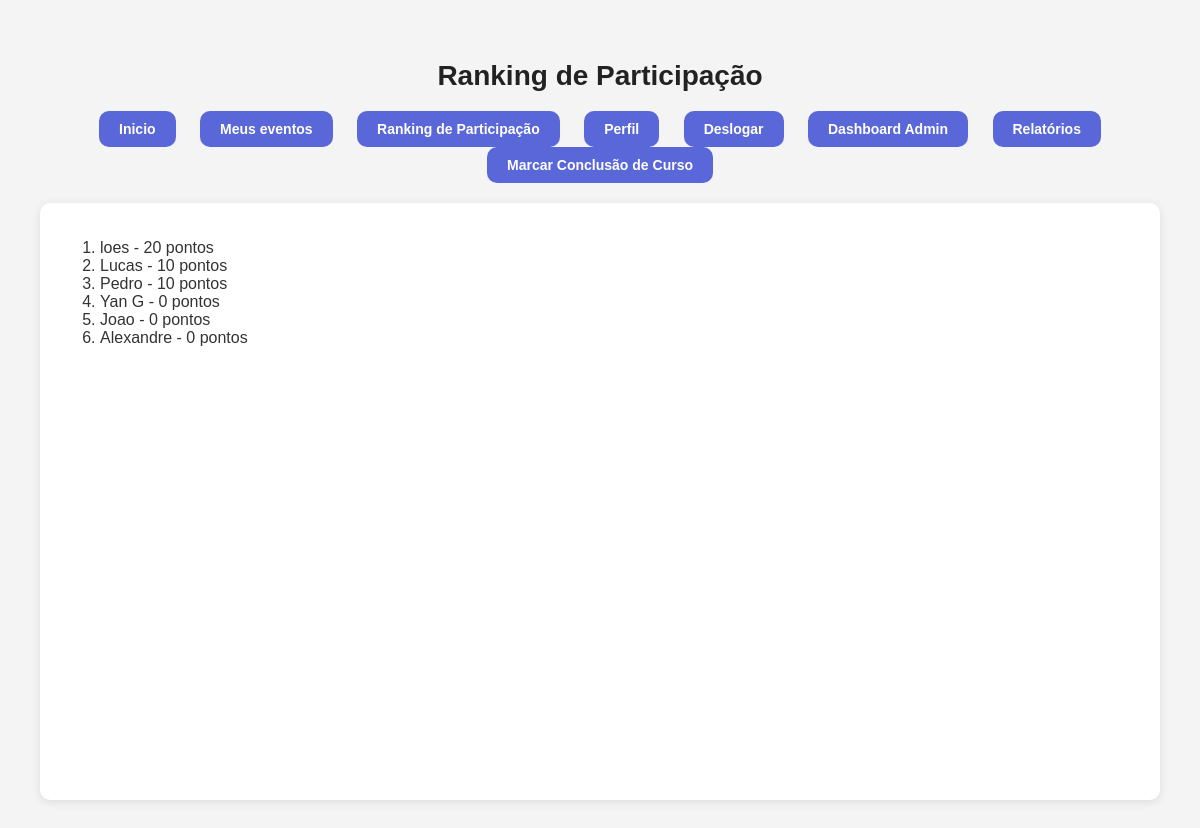
/Pages/ranking.php (signed in), run on the app's committed database.
### tables this page shows
CREATE TABLE `usuarios` (
  `id` int(100) NOT NULL,
  `nome` varchar(100) NOT NULL,
  `email` varchar(70) NOT NULL,
  `senha` varchar(255) NOT NULL,
  `matricula` varchar(10) NOT NULL,
  `tipo` enum('aluno','administrador') DEFAULT 'aluno',
  `pontos` int(11) DEFAULT 0
);

### Classes/Usuario.php (called while the page is built, shortened)
<?php
class Usuario {
    public static function listarRankingUsuarios() {
        $conn = getConnection();
        $sql = "SELECT nome, pontos FROM usuarios ORDER BY pontos DESC LIMIT 10";
        $stmt = $conn->prepare($sql);
        if ($stmt->execute()) {
            $result = $stmt->get_result();
            $ranking = [];
            while ($row = $result->fetch_assoc()) {
                $ranking[] = $row;
            }
            return $ranking;
        } else {
            $stmt->close();
            $conn->close();
            return [];
        }
    }
}

### Pages/ranking.php (the view, shortened to what this page needs)
<?php
require_once('../Classes/Usuario.php');
$usuarioLogado = isset($_SESSION['user']) && is_array($_SESSION['user']);
$tipoUsuario = $usuarioLogado ? $_SESSION['user']['tipo'] : '';
$rankingUsuarios = Usuario::listarRankingUsuarios();
?>
<!DOCTYPE html>
<html lang="pt-br">
<head>
    <link rel="stylesheet" href="../CSS/estilo1.css">
    <link rel="stylesheet" href="../CSS/estilo_home.css">
</head>
<body>
    <header><h1>Ranking de Participação</h1></header>
    <nav>
        <a href="./inicio.php">Inicio</a>
        <?php if ($usuarioLogado): ?>
            <a href="eventos_user.php">Meus eventos</a>
            <a href="ranking.php">Ranking de Participação</a>
            <a href="./perfil.php">Perfil</a>
            <a href="?action=logout">Deslogar</a>
            <?php if ($tipoUsuario === 'administrador'): ?>
                <a href="./dashboard_adm.php">Dashboard Admin</a>
                <a href="relatorios.php">Relatórios</a>
                <a href="curso_concluido.php?curso_id=1">Marcar Conclusão de Curso</a>
            <?php endif; ?>
        <?php else: ?>
            <a href="./login.php">Logar</a>
            <a href="./cadastro.php">Fazer cadastro</a>
        <?php endif; ?>
    </nav>
    <div class="wrapper">
        <?php if (!empty($rankingUsuarios)): ?>
            <ol>
                <?php foreach ($rankingUsuarios as $usuario): ?>
                    <li><?php echo htmlspecialchars($usuario['nome']); ?> - <?php echo htmlspecialchars($usuario['pontos']); ?> pontos</li>
                <?php endforeach; ?>
            </ol>
        <?php else: ?>
            <p>Não há usuários no ranking.</p>
        <?php endif; ?>
    </div>
</body>
</html>

### CSS/estilo1.css (style rules this page uses)
body, html { font-family: 'Arial', sans-serif; height: 100%; margin: 0; display: flex; flex-direction: column; background-color: #f4f4f4; color: #333; padding: 20px; }
h1 { text-align: center; font-size: 28px; color: #222; margin-top: 20px; }
.wrapper { flex: 1; padding: 20px; background-color: #fff; border-radius: 10px; box-shadow: 0 2px 10px rgba(0, 0, 0, 0.1); }
nav { margin-bottom: 20px; text-align: center; }
nav a { display: inline-block; padding: 10px 20px; font-size: 14px; font-weight: bold; color: #fff; background-color: #5a67d8; border-radius: 10px; text-decoration: none; margin: 0 10px; transition: background-color 0.3s ease, box-shadow 0.3s ease; }

### CSS/estilo_home.css (style rules this page uses)
.wrapper { display: flex; justify-content: space-between; flex-wrap: wrap; gap: 20px; }

### data on the page
usuarios: nome "loes", pontos "20"
usuarios: nome "Lucas", pontos "10"
usuarios: nome "Pedro", pontos "10"
usuarios: nome "Yan G", pontos "0"
usuarios: nome "Joao", pontos "0"
usuarios: nome "Alexandre", pontos "0"
